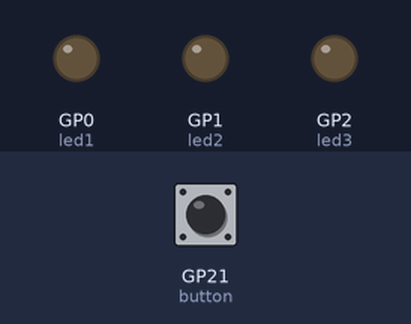
The program below on a simulated Raspberry Pi Pico running MicroPython. On the bench: output pins drawn as LEDs (lit = HIGH). The inputs (shaded band) are chosen by the test bench; at power-on: GP21 (button) HIGH.

Above: at 1.2 s.
1.3 s: GP21 (button) pulled LOW for 3.2 s
At 5.3 s:
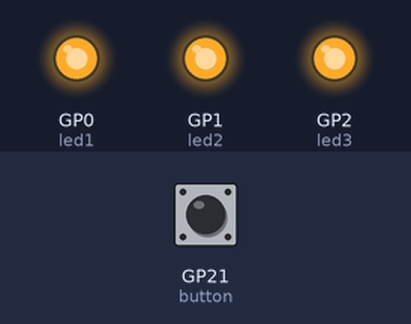
6.0 s: GP21 (button) pulled LOW for 0.15 s
At 6.6 s:
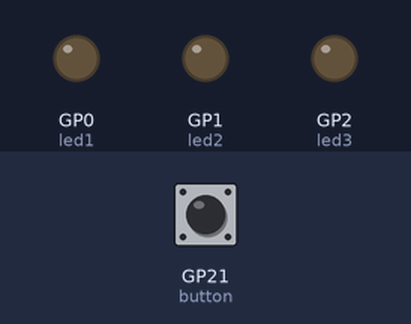
7.6 s: GP21 (button) pulled LOW for 1 s
At 9.4 s:
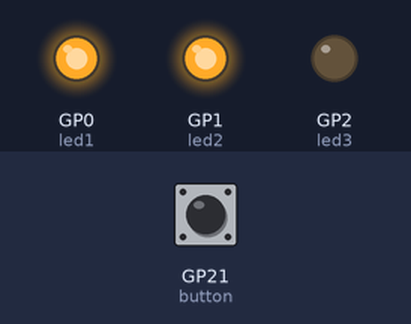
Timing chart, 0 to 10.9 s (numbered marks = the images above; inputs shaded):
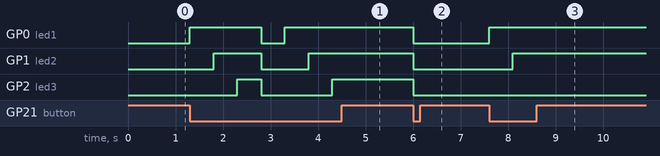

Measured:
- after the input at 1.3 s, GP0 (led1): LOW → HIGH at once, → LOW 1.5 s later, → HIGH 0.50 s later; GP1 (led2): LOW → HIGH after 0.50 s, → LOW 1.0 s later, → HIGH 1.0 s later; GP2 (led3): LOW → HIGH after 1.0 s, → LOW 0.50 s later, → HIGH 1.5 s later
- after the input at 6.0 s, GP0 (led1), GP1 (led2), GP2 (led3): HIGH → LOW at once
- after the input at 7.6 s, GP0 (led1): LOW → HIGH at once; GP1 (led2): LOW → HIGH after 0.50 s

The program:

Button_Example_2.py
```python
"""
DESCRIPTION:
This example code will how to use/program the User push button on the Maker Uno RP2040.
In this code each button press, will light specific onboard LED acting like a visual counter.
After the 4th press, the counter will reset to 0.

AUTHOR   : Cytron Technologies Sdn Bhd
WEBSITE  : www.cytron.io
EMAIL    : support@cytron.io

The User Button is internally connected to GP2

"""
# Import necessary libraries
from machine import Pin
import time

# Create individual Pin objects for each LED
led1 = Pin(0, Pin.OUT)
led2 = Pin(1, Pin.OUT)
led3 = Pin(2, Pin.OUT)

# Create a Pin object for the button as an input with a pull-up resistor
button = Pin(21, Pin.IN, Pin.PULL_UP)

# Initialize LED states to low
led1.value(False)
led2.value(False)
led3.value(False)

# Variable to count button presses, starts with zero count
press_count = 0

# Infinite loop to monitor the button presses
while True:

    # Check if the button is pressed
    if not button.value(): #if not, since the button pin is pulled high

        # Increment the press count
        press_count += 1

         # Handle different cases based on the button count
        if press_count == 1:
            led1.value(True)  # Turn on LED1
        elif press_count == 2:
            led2.value(True)  # Turn on LED2
        elif press_count == 3:
            led3.value(True)  # Turn on LED3
        elif press_count == 4:
            # If 4 button presses have occurred, turn off all LEDs and reset the count
            led1.value(False)
            led2.value(False)
            led3.value(False)
            press_count = 0

        # Wait for a short duration
        time.sleep(0.5)
```
